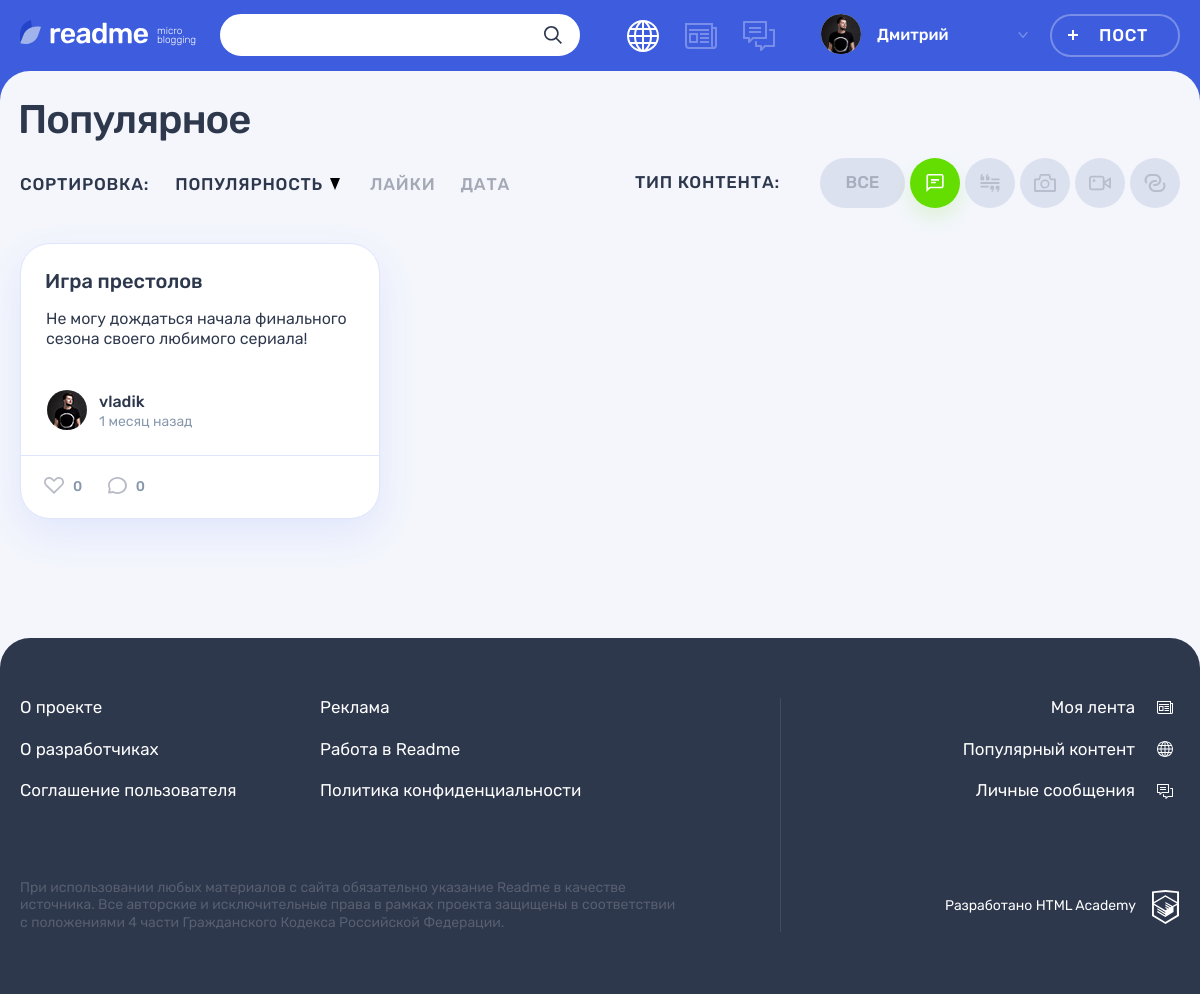
Screenshot of /?post-type=1 with the database file from the repository.
### tables this page shows
CREATE TABLE content_types (
  id  INT UNSIGNED AUTO_INCREMENT PRIMARY KEY NOT NULL,
  type_name VARCHAR(128) NOT NULL,
  class_name VARCHAR(128) NOT NULL
);

CREATE TABLE posts (
  id  INT UNSIGNED AUTO_INCREMENT PRIMARY KEY NOT NULL,
  date_add  DATETIME NOT NULL,
  title VARCHAR(128) NOT NULL,
  content TEXT NOT NULL,
  quote_author  VARCHAR(128),
  image VARCHAR(128),
  video VARCHAR(128),
  link  VARCHAR(128),
  views INT UNSIGNED NOT NULL DEFAULT 0,
  post_author_id INT UNSIGNED NOT NULL,
  content_type_id INT UNSIGNED NOT NULL,
  likes_count INT UNSIGNED NOT NULL DEFAULT 0,
  FOREIGN KEY (post_author_id) REFERENCES users(id),
  FOREIGN KEY (content_type_id) REFERENCES content_types(id)
);

CREATE TABLE users (
  id  INT UNSIGNED AUTO_INCREMENT PRIMARY KEY NOT NULL,
  date_add  DATETIME NOT NULL,
  email VARCHAR(128) NOT NULL,
  login VARCHAR(128) NOT NULL,
  password  CHAR(64) NOT NULL,
  avatar  VARCHAR(128),
  UNIQUE INDEX email(email),
  UNIQUE INDEX login(login)
);

### helpers.php (called while the page is built, shortened)
<?php
function get_noun_plural_form(int $number, string $one, string $two, string $many): string
{
    $number = (int)$number;
    $mod10 = $number % 10;
    $mod100 = $number % 100;
    switch (true) {
        case ($mod10 === 1):
            return $one;
    }
}
function include_template($name, array $data = [])
{
    $name = 'templates/' . $name;
    extract($data);
    require $name;
    $result = ob_get_clean();
    return $result;
}

### templates/main.php (the view, shortened to what this page needs)
<div class="container">
    <h1 class="page__title page__title--popular">Популярное</h1>
</div>
<div class="popular container">
    <div class="popular__filters-wrapper">
        <div class="popular__sorting sorting">
            <b class="popular__sorting-caption sorting__caption">Сортировка:</b>
            <ul class="popular__sorting-list sorting__list">
                <li class="sorting__item sorting__item--popular">
                    <a class="sorting__link <?= $sorting_type == 'popular' ? 'sorting__link--active' : '' ?> <?= $sorting_direction == 'asc' ? 'sorting__link--reverse' : '' ?>" href="?sorting-type=popular&sorting-direction=<?= $sorting_direction !== 'asc' ? 'asc' : 'desc' ?>">
                        <span>Популярность</span>
                        <svg class="sorting__icon" width="10" height="12">
                            <use xlink:href="#icon-sort"></use>
                        </svg>
                    </a>
                </li>
                <li class="sorting__item">
                    <a class="sorting__link <?= $sorting_type == 'likes' ? 'sorting__link--active' : '' ?> <?= $sorting_direction == 'asc' ? 'sorting__link--reverse' : '' ?>" href="?sorting-type=likes&sorting-direction=<?= $sorting_direction !== 'asc' ? 'asc' : 'desc' ?>">
                        <span>Лайки</span>
                    </a>
                </li>
                <li class="sorting__item">
                    <a class="sorting__link <?= $sorting_type == 'date' ? 'sorting__link--active' : '' ?> <?= $sorting_direction == 'asc' ? 'sorting__link--reverse' : '' ?>" href="?sorting-type=date&sorting-direction=<?= $sorting_direction !== 'asc' ? 'asc' : 'desc' ?>">
                        <span>Дата</span>
                    </a>
                </li>
            </ul>
        </div>
        <div class="popular__filters filters">
            <b class="popular__filters-caption filters__caption">Тип контента:</b>
            <ul class="popular__filters-list filters__list">
                <li class="popular__filters-item popular__filters-item--all filters__item filters__item--all">
                    <a class="filters__button filters__button--ellipse filters__button--all <?= !$post_type ? 'filters__button--active' : '' ?>" href="index.php">
                        <span>Все</span>
                    </a>
                </li>
                <?php foreach ($content_types as $content_type): ?>
                  <li class="popular__filters-item filters__item">
                      <a class="filters__button filters__button--<?= $content_type['class_name'] ?> button <?= $post_type == $content_type[id] ? 'filters__button--active' : '' ?>" href="?post-type=<?= $content_type['id'] ?>">
                          <svg class="filters__icon" width="22" height="18">
                              <use xlink:href="#icon-filter-<?= $content_type['class_name'] ?>"></use>
                          </svg>
                      </a>
                  </li>
              <?php endforeach; ?>
            </ul>
        </div>
    </div>
    <div class="popular__posts">
        <?php foreach ($posts as $post_number => &$post):
        ?>
        <article class="popular__post post post-<?= $post['class_name'] ?>">
            <header class="post__header">
                <h2>
                    <a href="post.php?id=<?=$post['id']?>"><?= $post['title'] ?></a>
                </h2>
            </header>
            <div class="post__main">
                <?php if ($post['class_name'] == "quote"): ?>
                <blockquote>
                    <?= crop_text($post['content']) ?>
                    <?php if ($post['quote_author']): ?>
                      <cite><?= $post['quote_author'] ?></cite>
                    <?php else: ?>
                      <cite>Неизвестный Автор</cite>
                    <?php endif; ?>
                </blockquote>
                <?php elseif ($post['class_name'] == "photo"): ?>
                <div class="post-photo__image-wrapper">
                    <img src="<?= $post['image'] ?>" alt="Фото от пользователя" width="360" height="240">
                </div>
                <?php elseif ($post['class_name'] == "text"): ?>
                <?= crop_text($post['content']) ?>
                <?php endif; ?>
            </div>
            <footer class="post__footer">
                <div class="post__author">
                    <a class="post__author-link" href="#" title="Автор">
                        <div class="post__avatar-wrapper">
                            <img class="post__author-avatar" src="<?= $post['avatar'] ?>" alt="Аватар пользователя">
                        </div>
                        <div class="post__info">
                            <b class="post__author-name"><?= $post['login'] ?></b>
                            <time class="post__time" datetime="<?= $post['date_add'] ?>" title="<?= date("Y-m-d H:i:s", strtotime($post['date_add'])) ?>"><?= get_post_interval($post['date_add'], 'назад') ?></time>
                        </div>
                    </a>
                </div>
                <div class="post__indicators">
                    <div class="post__buttons">
                        <a class="post__indicator post__indicator--likes button" href="#" title="Лайк">
                            <svg class="post__indicator-icon" width="20" height="17">
                                <use xlink:href="#icon-heart"></use>
                            </svg>
                            <span>0</span>
                        </a>
                        <a class="post__indicator post__indicator--comments button" href="#" title="Комментарии">
                            <svg class="post__indicator-icon" width="19" height="17">
                                <use xlink:href="#icon-comment"></use>
                            </svg>
                            <span>0</span>
                        </a>
                    </div>
                </div>
            </footer>
        </article>
        <?php endforeach; ?>
    </div>
</div>

### includes/functions.inc.php (shortened to what this page needs)
<?php
function select_query($con, $sql, $type = 'all') {
  mysqli_set_charset($con, "utf8");
  $result = mysqli_query($con, $sql) or trigger_error("Ошибка в запросе к базе данных: ".mysqli_error($con), E_USER_ERROR);
  return mysqli_fetch_all($result, MYSQLI_ASSOC);
}
function crop_text($text, $characters_count = 300) {
  if (mb_strlen($text) <= $characters_count) {
    return '<p>' . $text . '</p>';
  }
}
function get_post_interval($post_time, $caption) {
  $current_time = date_create();
  $interval = date_diff(date_create($post_time), $current_time);
  $years = floor($interval->y);
  $months = floor($interval->m);
  $days = floor($interval->d);
  $weeks = floor($days / 7);
  $hours = floor($interval->h);
  $minutes = floor($interval->i);
  if ($years) {
    $time = $years . ' ' . get_noun_plural_form($years, 'год', 'года', 'лет') . ' ' . $caption;
  } else if ($months) {
    $time = $months . ' ' . get_noun_plural_form($months, 'месяц', 'месяца', 'месяцев') . ' ' . $caption;
  } else if ($days > 7) {
    $time = $weeks . ' ' . get_noun_plural_form($weeks, 'неделя', 'недели', 'недель') . ' ' . $caption;
  } else if ($days) {
    $time = $days . ' ' . get_noun_plural_form($days, 'день', 'дня', 'дней') . ' ' . $caption;
  } else if ($hours) {
    $time = $hours . ' ' . get_noun_plural_form($hours, 'час', 'часа', 'часов') . ' ' . $caption;
  } else if ($minutes) {
    $time = $minutes . ' ' . get_noun_plural_form($minutes, 'минута', 'минуты', 'минут') . ' ' . $caption;
  } else {
    $time = 'Только что';
  }
  return $time;
}

### rows the page displays
posts: title "Игра престолов", content "Не могу дождаться начала финального сезона своего любимого сериала!", post_author.avatar (picture), post_author.login "vladik", date_add "1 месяц назад"

### other values shown
$user_name "Дмитрий"
